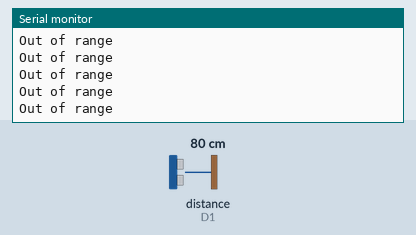
Simulated run of this sketch. Board: ESP8266 (NodeMCU). On the bench: the last lines printed to the serial monitor. The test bench sets the inputs (shaded band); at power-on: distance to the obstacle (sensor on D1) 80 cm. The echo pulse lasts 58.3 µs per cm.

Above: at 1.2 s.
1.3 s: distance to the obstacle (sensor on D1) set to 2 cm
At 1.63 s:
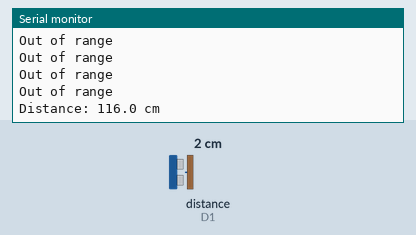
3.4 s: distance to the obstacle (sensor on D1) set to 4 cm
At 3.46 s:
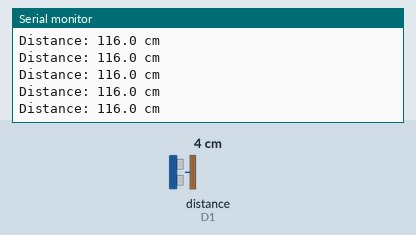

Measured:
- after the input at 1.3 s, the serial monitor: prints a new line after 0.19 s (image 1)

The sketch:

ultrasonic_nodemcu.ino
```cpp
#include<NewPing.h>

// for ESP8266 microcontroller
#define trigPin D0     // trigger pin
#define echoPin D1   // echo pin
NewPing sonar(trigPin, echoPin);

void setup(){
  Serial.begin(9600);
}

void loop(){
  float distance = sonar.ping_median(5);

  if(distance>400 || distance<2) Serial.println("Out of range");
  else
  {
    Serial.print("Distance: ");
    Serial.print(distance, 1); Serial.println(" cm");
  }

  delay(50);
}
```
